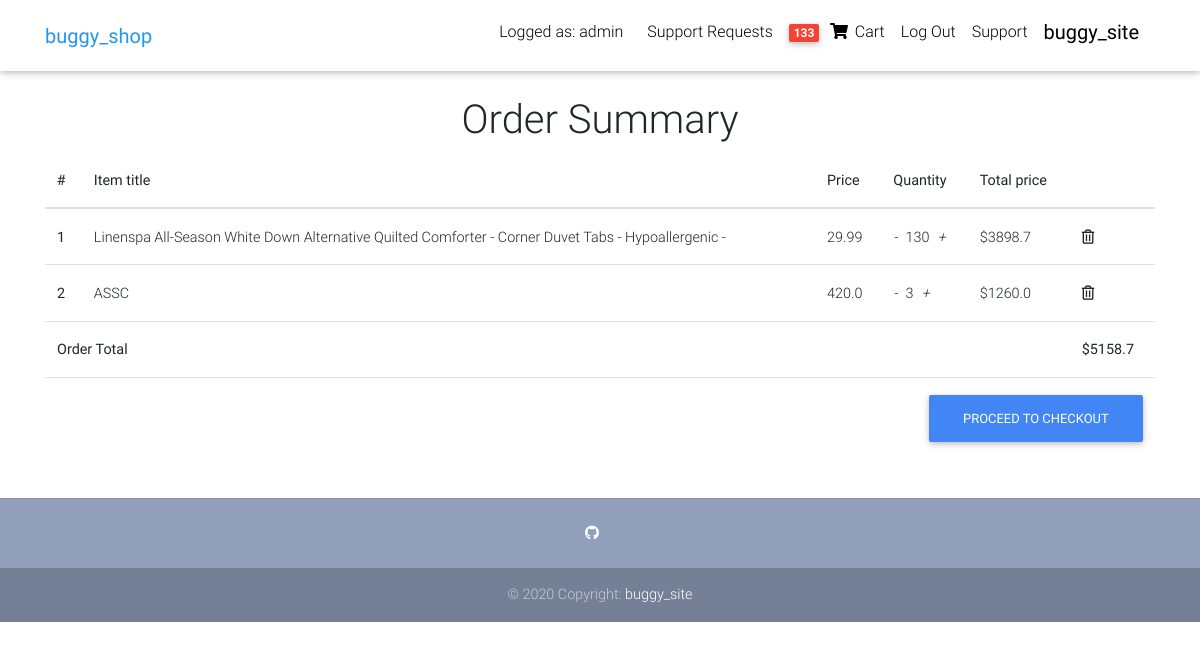
/order-summary/ (signed in), run on an earlier commit of the app's database.
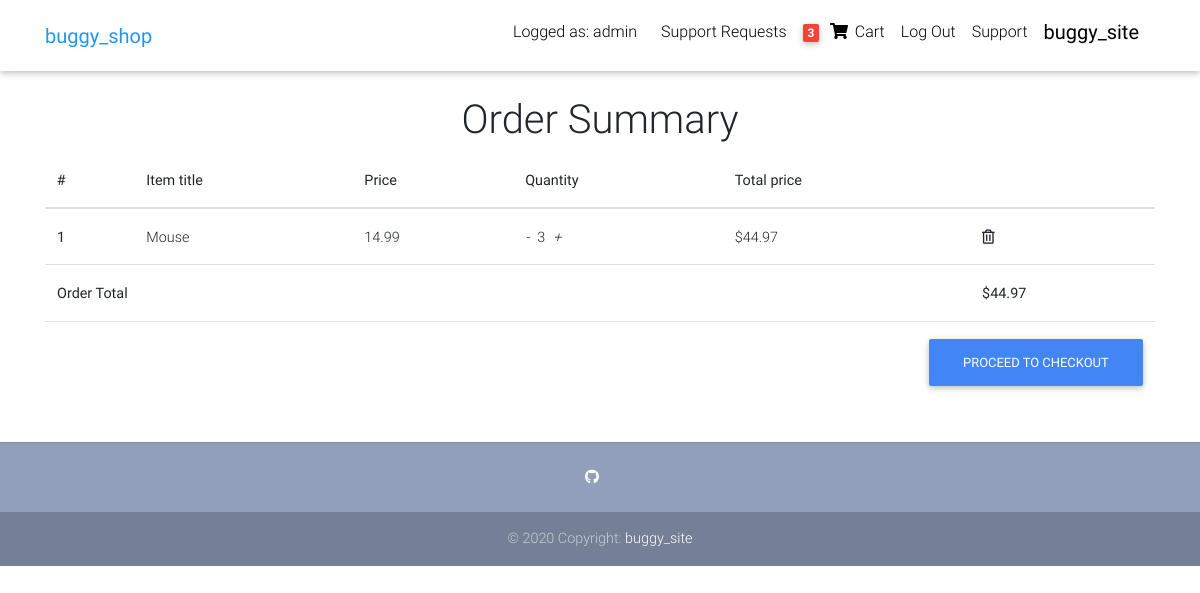
And on a later commit of the database.
### pages/models.py (models this page shows, shortened)
class OrderItem(models.Model):
	user = models.ForeignKey(settings.AUTH_USER_MODEL, on_delete=models.CASCADE)
	ordered = models.BooleanField(default=False)
	item = models.ForeignKey(Item, on_delete=models.CASCADE)
	quantity = models.IntegerField(default=1)
	def get_total_item_price(self):
		return round(self.quantity * self.item.price,2)
	def get_final_price(self):
		return self.get_total_item_price()

class Item(models.Model):
	title = models.CharField(max_length=100)
	price = models.FloatField()
	slug = models.SlugField()
	description = models.TextField()
	image = models.ImageField()

class Order(models.Model):
	user = models.ForeignKey(settings.AUTH_USER_MODEL, on_delete=models.CASCADE)
	items = models.ManyToManyField(OrderItem)
	start_date = models.DateTimeField(auto_now_add=True)
	ordered_date = models.DateTimeField()
	ordered = models.BooleanField(default=False)
	billing_address=models.ForeignKey('BillingAddress', on_delete=models.SET_NULL, blank=True, null=True)
	def get_total_price(self):
		total=0
		for order_item in self.items.all():
			total += order_item.get_final_price()
		return round(total,2)

### pages/views.py (the view)
# urls.py: path('order-summary/', OrderSummaryView.as_view(), name='order-summary'),
class OrderSummaryView(LoginRequiredMixin, View):
	def get(self, *args, **kwargs):
		try:
			order = Order.objects.get(user=self.request.user, ordered=False)
			context = {
				'object': order
			}
			return render(self.request, 'order_summary.html', context)
		except ObjectDoesNotExist:
			messages.warning(self.request, "You do not have an active order")
			return redirect("/shop/")

### pages/templatetags/cart_template_tags.py (called while the page is built)
@register.filter
def cart_item_count(user):
	if user.is_authenticated:
		total=0
		qs = OrderItem.objects.filter(user=user, ordered=False)
		for order_item in qs:
			total += order_item.quantity
		return total
	return 0

### templates/order_summary.html
{% extends 'base.html' %}
{% load static %}
{% block content %}
<body>
  <main>
    <div class="container"><br>
      <h1 style="text-align: center">Order Summary</h1>
      <div class="table-responsive text-nowrap">
        <table class="table">
          <thead>
            <tr>
              <th scope="col">#</th>
              <th scope="col">Item title</th>
              <th scope="col">Price</th>
              <th scope="col">Quantity</th>
              <th scope="col">Total price</th>
              <th scope="col"></th>
            </tr>
          </thead>
          <tbody>{% for order_item in object.items.all %}
            <tr>
              <th scope="row">{{ forloop.counter }}</th>
              <td>{{ order_item.item.title }}</td>
              <td>{{ order_item.item.price }}</td>
              <td><a href="{% url 'summary_remove' order_item.item.slug %}"><i class="mr-2">-</i></a>{{ order_item.quantity }}<a href="{% url 'summary_add' order_item.item.slug %}"><i class="ml-2">+</i></a></td>
              <td>${{ order_item.get_total_item_price }}</td>
              <td><a href="{% url 'summary_remove_all' order_item.item.slug %}"><i class="far fa-trash-alt"></i></a></td>
            </tr>
            {% endfor %}
            <tr>
              <td colspan="5"><b>Order Total</b></td>
              <td><b>${{ object.get_total_price }}</b></td>
            </tr>
            <tr>
              <td colspan="6">
                <a class="btn btn-primary float-right" href='/checkout'>Proceed to checkout</a>
              </td>
            </tr>
          </tbody>
        </table>
      </div>
    </div>
  </main>
</body>
{% endblock %}

### templates/base.html (shortened to what this page needs)
<!DOCTYPE html>
<html>
	{% include 'head.html' %}
	{% include 'navbar.html' %}
	<div class="mt-5 pt-4">
	</div>
	{% block content %}{% endblock %}
	{% include 'footer.html' %}
</html>

### templates/head.html (shortened to what this page needs)
{% load static %}
<head>
  <link rel="stylesheet" href="https://use.fontawesome.com/releases/v5.11.2/css/all.css">
  <link href="{% static 'css/bootstrap.min.css' %}" rel="stylesheet">
  <link href="{% static 'css/mdb.min.css' %}" rel="stylesheet">
  <link href="{% static 'css/style.min.css' %}" rel="stylesheet">
</head>

### templates/navbar.html (shortened to what this page needs)
{% load cart_template_tags %}
<nav class="navbar fixed-top navbar-expand-lg navbar-light white scrolling-navbar">
  <div class="container">
    <a class="navbar-brand waves-effect" href="/shop/">
      <strong class="blue-text">buggy_shop</strong>
    </a>
    <div class="collapse navbar-collapse" id="navbarSupportedContent">
      <ul class="navbar-nav nav-flex-icons">
        {% if user.is_authenticated %}
        <li class="nav-item">
          <div class="nav-link">
            <span class="clearfix d-none d-sm-inline-block mr-2"> Logged as: {{request.user.username}} </span>
          </div>
        </li>
        {% if user.is_superuser %}
        <li class="nav-item">
          <a class="nav-link waves-effect" href="{% url 'support_requests' %}">
            <span class="clearfix d-none d-sm-inline-block"> Support Requests </span>
          </a>
        </li>
        {% endif %}
        <li class="nav-item">
          <a href="{% url 'order-summary' %}"class="nav-link waves-effect">
            <span class="badge red z-depth-1 mr-1"> {{ request.user|cart_item_count }} </span>
            <i class="fas fa-shopping-cart"></i>
            <span class="clearfix d-none d-sm-inline-block"> Cart </span>
          </a>
        </li>
        <li class="nav-item">
          <a class="nav-link waves-effect" href="{% url 'account_logout' %}">
            <span class="clearfix d-none d-sm-inline-block"> Log Out </span>
          </a>
        </li>
        <li class="nav-item">
          <a class="nav-link waves-effect" href="/support">
            <span class="clearfix d-none d-sm-inline-block"> Support </span>
          </a>
        </li>
        {% endif %}
        <li>
          <a class="navbar-brand waves-effect" href="/">
            <strong class="black-text ml-2">buggy_site</strong>
          </a>
        </li>
      </ul>
    </div>
  </div>
</nav>

### templates/footer.html
<footer class="page-footer text-center font-small mt-4 wow fadeIn">
    <hr class="my-4">
    <div class="pb-4">
      <a href="" target="_blank">
        <i class="fab fa-github mr-3"></i>
      </a>
    </div>
    <div class="footer-copyright py-3">
      © 2020 Copyright:
      <a href="/" target="_blank"> buggy_site </a>
    </div>
</footer>

### templates/scripts.html (shortened to what this page needs)
{% load static %}

What changed in the data, as far as the page shows it:
removed OrderItem: item "Linenspa All-Season White Down Alternative Quilted Comforter - Corner Duvet Tabs - Hypoallergenic -", item.price "29.99", quantity "130", get_total_item_price "3898.7"
changed through a linked row, OrderItem: item "ASSC" → "Mouse"; item.price "420.0" → "14.99"; get_total_item_price "1260.0" → "44.97"
changed through a linked row, Order: get_total_price "5158.7" → "44.97"
Also different on the page:
{{ request.user|cart_item_count }}: "133" → "3"
